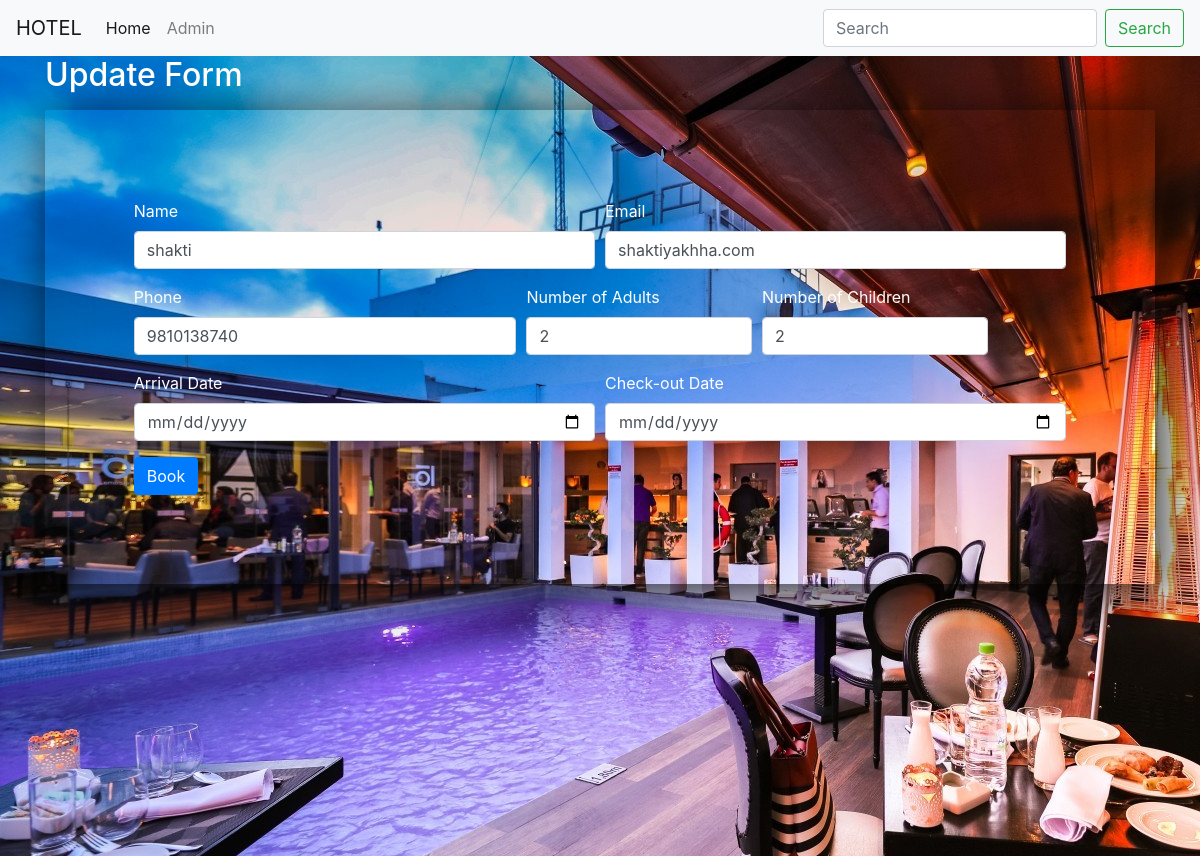
Before: /table/edit/9 with the older database file.
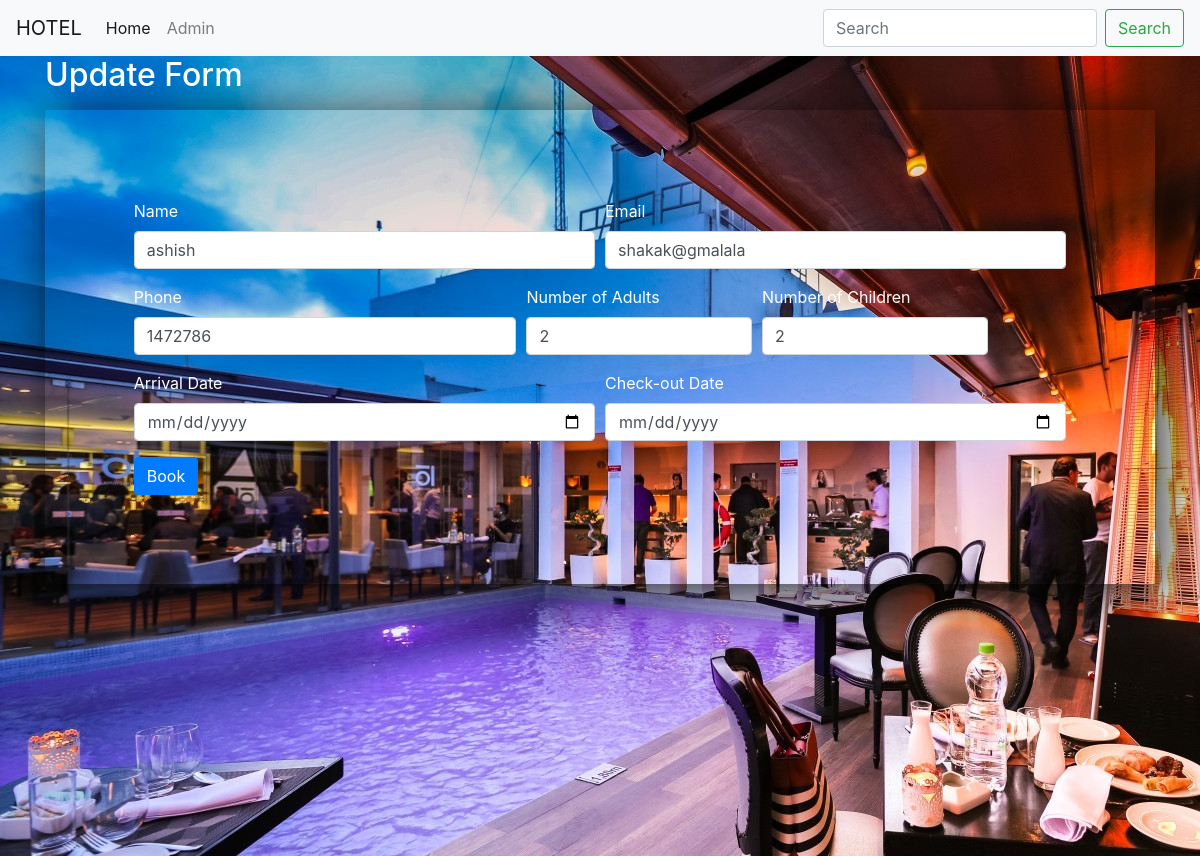
After: the same page with the newer database file.
### WebApp/models.py (models this page shows, shortened)
class Book(models.Model):
    name=models.CharField(max_length=50)
    email=models.CharField(null=True, max_length=50)
    phone=models.IntegerField()
    number_of_adults=models.IntegerField()
    number_of_children=models.IntegerField()
    arrival=models.DateField()
    checkOut=models.DateField()

### WebApp/views.py (the view)
# urls.py: path("edit/<int:ID>",view_update_booking),
def view_update_booking(request,ID):
    book_obj=Book.objects.get(id=ID)
    context_variable={
        'book':book_obj
    }
    return render(request,'bookingupdate.html',context_variable)

### WebApp/templates/bookingupdate.html (shortened to what this page needs)
{% load static %}
<!DOCTYPE html>
<html lang="en">
  <head>
    <link rel="stylesheet" href="{% static './bootstrap.css' %}" />
  </head>
  <body>
    <nav class="navbar navbar-expand-lg navbar-light bg-light">
      <a class="navbar-brand" href="#">HOTEL</a>
      <div class="collapse navbar-collapse" id="navbarSupportedContent">
        <ul class="navbar-nav mr-auto">
          <li class="nav-item active">
            <a class="nav-link" href="{% url 'booking' %}"
              >Home </a
            >
          </li>
          <li class="nav-item">
            <a class="nav-link" href="{% url 'table' %}">Admin<span class="sr-only">(current)</span></a>
          </li>
        </ul>
        <form class="form-inline my-2 my-lg-0">
          <input
            class="form-control mr-sm-2"
            type="search"
            placeholder="Search"
            aria-label="Search"
          />
          <button class="btn btn-outline-success my-2 my-sm-0" type="submit">
            Search
          </button>
        </form>
      </div>
    </nav>
    <div class="contain">
      <div class="container">
        <div class="row">
          <div class="col-12">
            <h2>Update Form</h2>
            <form class="forms" method="POST" action="update/{{book.id}}">
              <div class="form-row">
                <div class="form-group col-md-6">
                  <label>Name</label>
                  <input
                    type="text"
                    class="form-control"
                    placeholder="Name"
                    name="name"
                    value="{{book.name}}"
                  />
                </div>
                <div class="form-group col-md-6">
                  <label>Email</label>
                  <input
                    type="email"
                    class="form-control"
                    placeholder="Email"
                    name="email"
                    value="{{book.email}}"
                  />
                </div>
              </div>
              <div class="form-row">
                <div class="form-group col-md-5">
                  <label>Phone</label>
                  <input
                    type="text"
                    class="form-control"
                    placeholder="phone"
                    name="phone"
                    value="{{book.phone}}"
                  />
                </div>
                <div class="form-group col-md-3">
                  <label>Number of Adults</label>
                  <input
                    type="number"
                    class="form-control"
                    placeholder="Adults"
                    name="number_of_adults"
                    value="{{book.number_of_adults}}"
                  />
                </div>
                <div class="form-group col-md-3">
                  <label>Number of Children</label>
                  <input
                    type="number"
                    class="form-control"
                    placeholder="Children"
                    name="number_of_children"
                    value="{{book.number_of_children}}"
                  />
                </div>
              </div>
              <div class="form-row">
                <div class="form-group col-md-6">
                  <label>Arrival Date</label>
                  <input type="date" class="form-control" name="arrival" value="{{book.arrival|date:'m,d,Y'}}" />
                </div>
                <div class="form-group col-md-6">
                  <label>Check-out Date</label>
                  <input type="date" class="form-control" name="checkOut" value="{{book.checkOut|date:'m,d,Y'}}" />
                </div>
              </div>
              <button type="submit" class="btn btn-primary">Book</button>
            </form>
          </div>
        </div>
      </div>
    </div>
  </body>
</html>

Changed rows visible on the page:
changed Book: name "shakti" → "ashish"; email "shaktiyakhha.com" → "shakak@gmalala"; phone "9810138740" → "1472786"
